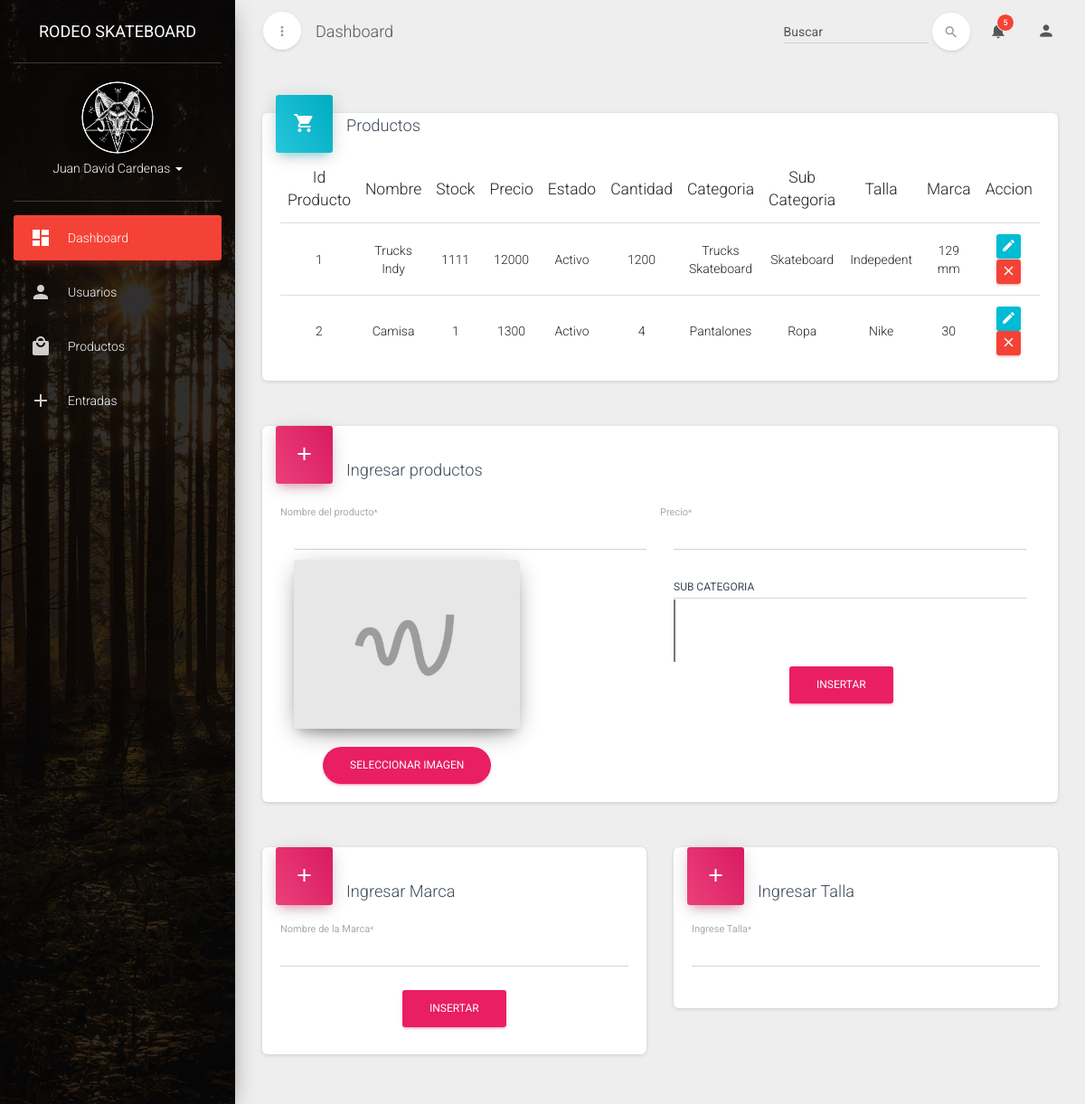
The app's page /productos, older data.
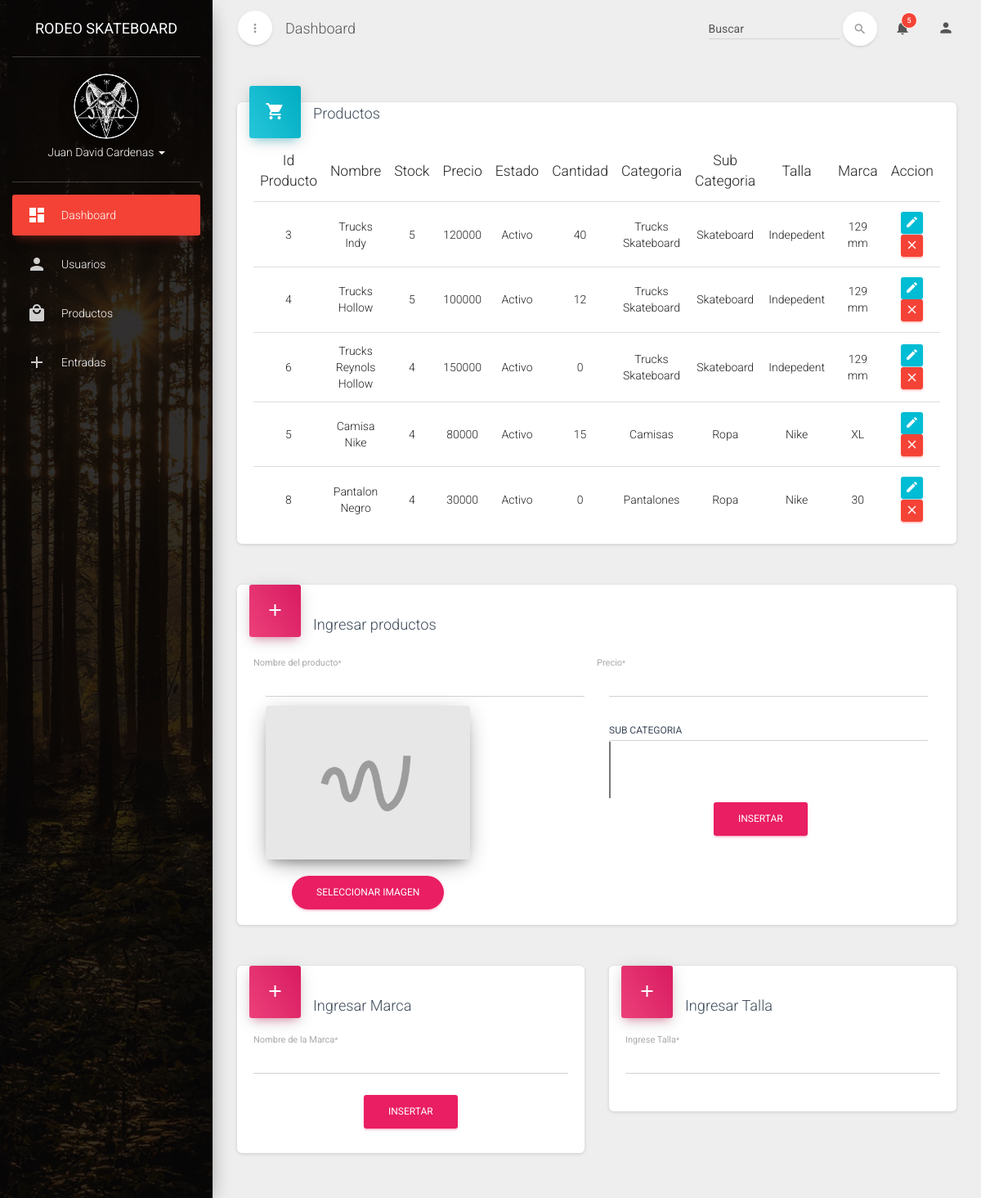
The same page, newer data.
### tables this page shows
CREATE TABLE `tb_producto` (
  `id_Producto` int(11) NOT NULL,
  `nombre` varchar(25) NOT NULL,
  `stockMinimo` int(11) NOT NULL DEFAULT '4',
  `precio` int(11) NOT NULL,
  `estado_producto` tinyint(1) NOT NULL DEFAULT '1',
  `cantidad` int(11) NOT NULL DEFAULT '0',
  `imagen` varchar(200) DEFAULT NULL,
  `tb_categoria_has_tb_tallas_id_cat_tall` int(11) NOT NULL
);

CREATE TABLE `tb_categoria` (
  `id_Categoria` int(11) NOT NULL,
  `nom_categoria` varchar(45) NOT NULL,
  `tb_sub_cate_id_sub` int(11) NOT NULL
);

CREATE TABLE `tb_sub_cate` (
  `id_sub` int(11) NOT NULL,
  `nombre` varchar(45) NOT NULL
);

CREATE TABLE `tb_marca` (
  `id_Marca` int(11) NOT NULL,
  `nom_marca` varchar(45) NOT NULL
);

CREATE TABLE `tb_tallas` (
  `idtallas` int(11) NOT NULL,
  `nombre` varchar(45) NOT NULL
);

### application/controller/productos.php (called while the page is built, shortened)
<?php
class Productos extends Controller
{
  private $mdlProductos;
  function __construct()
  {
    $this->mdlProductos=$this->loadModel("mdlProductos");
  }
  public function index()
  {
    $datos = $this->mdlProductos->listar();
    include APP."view/_templates/header.php";
    include APP."view/productos/index.php";
    include APP."view/_templates/footer.php";
  }
}
 ?>

### public/index.php (called while the page is built, shortened)
<?php
require APP . 'core/controller.php';
$app = new Application();

### application/core/controller.php (called while the page is built, shortened)
<?php
class Controller
{
    public $db = null;
    private function openDatabaseConnection()
    {
        $options = array(PDO::ATTR_DEFAULT_FETCH_MODE => PDO::FETCH_OBJ, PDO::ATTR_ERRMODE => PDO::ERRMODE_WARNING);
        $this->db = new PDO(DB_TYPE . ':host=' . DB_HOST . ';dbname=' . DB_NAME . ';charset=' . DB_CHARSET, DB_USER, DB_PASS, $options);
    }
    public function loadModel($model)
    {
        return new $model($this->db);
    }
}

### application/model/mdlProductos.php (called while the page is built, shortened)
<?php
class mdlProductos
{
  private $db;
  function __construct($db)
  {
      try {
          $this->db = $db;
      } catch (PDOException $e) {
          exit('Database connection could not be established.');
      }
  }
  public function listar()
  {
    $sql="CALL con_producto_todo()";
    $stm=$this->db->prepare($sql);
    $stm->execute();
    return $stm->fetchAll(PDO::FETCH_ASSOC);
  }
}
 ?>

### application/view/productos/index.php (the view, shortened to what the changed rows need)
<div class="col-md-12">
    <div class="card">
        <div class="card-content">
            <div class="table-responsive">
                <table class="table">
                    <thead>
                        <tr>
                            <th class="text-center">Id Producto</th>
                            <th class="text-center">Nombre</th>
                            <th class="text-center">Stock</th>
                            <th class="text-center">Precio</th>
                            <th class="text-center">Estado</th>
                            <th class="text-center">Cantidad</th>
                            <th class="text-center">Categoria</th>
                            <th class="text-center">Sub Categoria</th>
                            <th class="text-center">Talla</th>
                            <th class="text-center">Marca</th>
                            <th class="text-center">Accion</th>
                        </tr>
                    </thead>
                    <tbody>
                        <?php foreach ($datos as $value) : ?>
                        <tr>
                            <td class="text-center"><?= $value["id"] ?></td>
                            <td class="text-center"><?= $value["nombre"] ?></td>
                            <td class="text-center"><?= $value["stock"] ?></td>
                            <td class="text-center"><?= $value["precio"] ?></td>
                            <td class="text-center"><?= $value["estado"]==1?"Activo":"Inactivo" ?></td>
                            <td class="text-center"><?= $value["cantidad"] ?></td>
                            <td class="text-center"><?= $value["nom_categoria"] ?></td>
                            <td class="text-center"><?= $value["nom_sub"] ?></td>
                            <td class="text-center"><?= $value["nom_marca"] ?></td>
                            <td class="text-center"><?= $value["nom_talla"] ?></td>
                            <td class="td-actions text-center">
                                <a class="btn btn-info" href="<?= URL ?>productos/edit/<?= $value['id']?>"><i class="material-icons">edit</i></a>
                                <?php if ($value["estado"]==1) {?>
                                <a class="btn btn-danger" href="#" onclick="cambiarEstadoProducto(<?= $value['id']?>,0)"><i class="material-icons">close</i></a>
                                <?php  }else{ ?>
                                <a class="btn btn-success" href="#" onclick="cambiarEstadoProducto(<?= $value['id']?>,1)"><i class="material-icons">check</i></a>
                                <?php } ?>
                            </td>
                        </tr>
                        <?php  endforeach ?>
                    </tbody>
                </table>
            </div>
        </div>
    </div>
</div>

Row changes from the older to the newer data that the page shows:
removed tb_producto: id_Producto "1", nombre "Trucks Indy", stockMinimo "1111", precio "12000", estado_producto "Activo", cantidad "1200", tb_categoria.nom_categoria "Trucks Skateboard", tb_sub_cate.nombre "Skateboard", tb_marca.nom_marca "Indepedent", tb_tallas.nombre "129 mm"
removed tb_producto: id_Producto "2", nombre "Camisa", stockMinimo "1", precio "1300", estado_producto "Activo", cantidad "4", tb_categoria.nom_categoria "Pantalones", tb_sub_cate.nombre "Ropa", tb_marca.nom_marca "Nike", tb_tallas.nombre "30"
added tb_producto: id_Producto "3", nombre "Trucks Indy", stockMinimo "5", precio "120000", estado_producto "Activo", cantidad "40", tb_categoria.nom_categoria "Trucks Skateboard", tb_sub_cate.nombre "Skateboard", tb_marca.nom_marca "Indepedent", tb_tallas.nombre "129 mm"
added tb_producto: id_Producto "4", nombre "Trucks Hollow", stockMinimo "5", precio "100000", estado_producto "Activo", cantidad "12", tb_categoria.nom_categoria "Trucks Skateboard", tb_sub_cate.nombre "Skateboard", tb_marca.nom_marca "Indepedent", tb_tallas.nombre "129 mm"
added tb_producto: id_Producto "6", nombre "Trucks Reynols Hollow", stockMinimo "4", precio "150000", estado_producto "Activo", cantidad "0", tb_categoria.nom_categoria "Trucks Skateboard", tb_sub_cate.nombre "Skateboard", tb_marca.nom_marca "Indepedent", tb_tallas.nombre "129 mm"
added tb_producto: id_Producto "5", nombre "Camisa Nike", stockMinimo "4", precio "80000", estado_producto "Activo", cantidad "15", tb_categoria.nom_categoria "Camisas", tb_sub_cate.nombre "Ropa", tb_marca.nom_marca "Nike", tb_tallas.nombre "XL"
added tb_producto: id_Producto "8", nombre "Pantalon Negro", stockMinimo "4", precio "30000", estado_producto "Activo", cantidad "0", tb_categoria.nom_categoria "Pantalones", tb_sub_cate.nombre "Ropa", tb_marca.nom_marca "Nike", tb_tallas.nombre "30"
